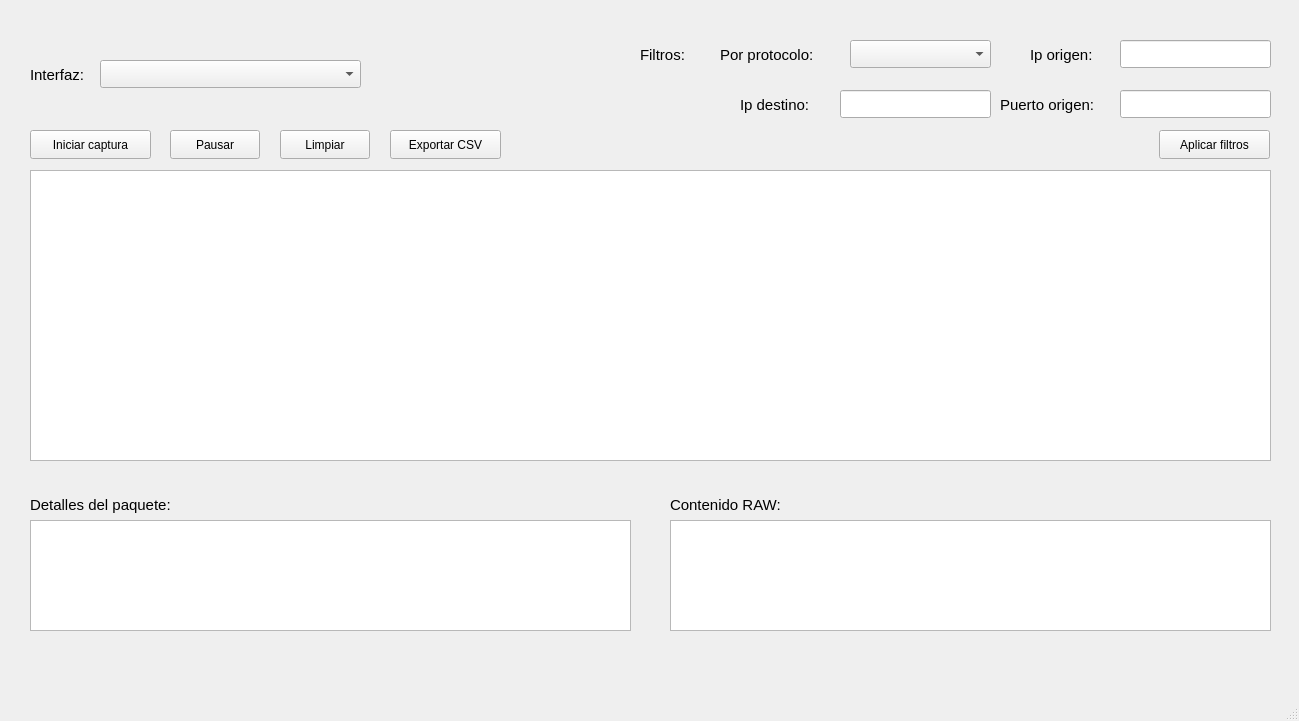
<?xml version="1.0" encoding="UTF-8"?>
<ui version="4.0">
 <class>MainWindow</class>
 <widget class="QMainWindow" name="MainWindow">
  <property name="geometry">
   <rect>
    <x>0</x>
    <y>0</y>
    <width>1299</width>
    <height>721</height>
   </rect>
  </property>
  <property name="windowTitle">
   <string>MainWindow</string>
  </property>
  <widget class="QWidget" name="centralwidget">
   <widget class="QComboBox" name="comboInterfaces">
    <property name="geometry">
     <rect>
      <x>100</x>
      <y>60</y>
      <width>261</width>
      <height>28</height>
     </rect>
    </property>
   </widget>
   <widget class="QPushButton" name="btnIniciar">
    <property name="geometry">
     <rect>
      <x>30</x>
      <y>130</y>
      <width>121</width>
      <height>29</height>
     </rect>
    </property>
    <property name="toolTip">
     <string>&lt;html&gt;&lt;head/&gt;&lt;body&gt;&lt;p&gt;Inicia la captura de los paquetes de la interfaz seleccionada.&lt;/p&gt;&lt;p&gt;&lt;br/&gt;&lt;/p&gt;&lt;/body&gt;&lt;/html&gt;</string>
    </property>
    <property name="text">
     <string>Iniciar captura</string>
    </property>
   </widget>
   <widget class="QPushButton" name="btnLimpiar">
    <property name="geometry">
     <rect>
      <x>280</x>
      <y>130</y>
      <width>90</width>
      <height>29</height>
     </rect>
    </property>
    <property name="toolTip">
     <string>&lt;html&gt;&lt;head/&gt;&lt;body&gt;&lt;p&gt;Limpia la tabla de los paquetes&lt;/p&gt;&lt;/body&gt;&lt;/html&gt;</string>
    </property>
    <property name="text">
     <string>Limpiar</string>
    </property>
   </widget>
   <widget class="QTableWidget" name="tablaPaquetes">
    <property name="geometry">
     <rect>
      <x>30</x>
      <y>170</y>
      <width>1241</width>
      <height>291</height>
     </rect>
    </property>
   </widget>
   <widget class="QTextEdit" name="txtDetalles">
    <property name="geometry">
     <rect>
      <x>30</x>
      <y>520</y>
      <width>601</width>
      <height>111</height>
     </rect>
    </property>
   </widget>
   <widget class="QLabel" name="label">
    <property name="geometry">
     <rect>
      <x>30</x>
      <y>60</y>
      <width>71</width>
      <height>31</height>
     </rect>
    </property>
    <property name="styleSheet">
     <string notr="true"/>
    </property>
    <property name="text">
     <string>&lt;html&gt;&lt;head/&gt;&lt;body&gt;&lt;p&gt;&lt;span style=&quot; font-size:11pt;&quot;&gt;Interfaz:&lt;/span&gt;&lt;/p&gt;&lt;/body&gt;&lt;/html&gt;</string>
    </property>
   </widget>
   <widget class="QLabel" name="label_2">
    <property name="geometry">
     <rect>
      <x>30</x>
      <y>490</y>
      <width>191</width>
      <height>31</height>
     </rect>
    </property>
    <property name="text">
     <string>&lt;html&gt;&lt;head/&gt;&lt;body&gt;&lt;p&gt;&lt;span style=&quot; font-size:11pt;&quot;&gt;Detalles del paquete: &lt;/span&gt;&lt;/p&gt;&lt;/body&gt;&lt;/html&gt;</string>
    </property>
   </widget>
   <widget class="QPushButton" name="btnExportar">
    <property name="geometry">
     <rect>
      <x>390</x>
      <y>130</y>
      <width>111</width>
      <height>29</height>
     </rect>
    </property>
    <property name="text">
     <string>Exportar CSV</string>
    </property>
   </widget>
   <widget class="QComboBox" name="comboFiltro">
    <property name="geometry">
     <rect>
      <x>850</x>
      <y>40</y>
      <width>141</width>
      <height>28</height>
     </rect>
    </property>
   </widget>
   <widget class="QLabel" name="label_3">
    <property name="geometry">
     <rect>
      <x>640</x>
      <y>40</y>
      <width>63</width>
      <height>31</height>
     </rect>
    </property>
    <property name="text">
     <string>&lt;html&gt;&lt;head/&gt;&lt;body&gt;&lt;p&gt;&lt;span style=&quot; font-size:11pt;&quot;&gt;Filtros:&lt;/span&gt;&lt;/p&gt;&lt;/body&gt;&lt;/html&gt;</string>
    </property>
   </widget>
   <widget class="QPushButton" name="btnPausar">
    <property name="geometry">
     <rect>
      <x>170</x>
      <y>130</y>
      <width>90</width>
      <height>29</height>
     </rect>
    </property>
    <property name="text">
     <string>Pausar</string>
    </property>
   </widget>
   <widget class="QTextEdit" name="txtRaw">
    <property name="geometry">
     <rect>
      <x>670</x>
      <y>520</y>
      <width>601</width>
      <height>111</height>
     </rect>
    </property>
   </widget>
   <widget class="QLabel" name="label_4">
    <property name="geometry">
     <rect>
      <x>670</x>
      <y>490</y>
      <width>141</width>
      <height>31</height>
     </rect>
    </property>
    <property name="text">
     <string>&lt;html&gt;&lt;head/&gt;&lt;body&gt;&lt;p&gt;&lt;span style=&quot; font-size:11pt;&quot;&gt;Contenido RAW:&lt;/span&gt;&lt;/p&gt;&lt;/body&gt;&lt;/html&gt;</string>
    </property>
   </widget>
   <widget class="QLineEdit" name="txtFiltroSrcIP">
    <property name="geometry">
     <rect>
      <x>1120</x>
      <y>40</y>
      <width>151</width>
      <height>28</height>
     </rect>
    </property>
   </widget>
   <widget class="QLabel" name="label_5">
    <property name="geometry">
     <rect>
      <x>720</x>
      <y>40</y>
      <width>121</width>
      <height>31</height>
     </rect>
    </property>
    <property name="text">
     <string>&lt;html&gt;&lt;head/&gt;&lt;body&gt;&lt;p&gt;&lt;span style=&quot; font-size:11pt;&quot;&gt;Por protocolo:&lt;/span&gt;&lt;/p&gt;&lt;/body&gt;&lt;/html&gt;</string>
    </property>
   </widget>
   <widget class="QLabel" name="label_6">
    <property name="geometry">
     <rect>
      <x>1030</x>
      <y>40</y>
      <width>81</width>
      <height>31</height>
     </rect>
    </property>
    <property name="text">
     <string>&lt;html&gt;&lt;head/&gt;&lt;body&gt;&lt;p&gt;&lt;span style=&quot; font-size:11pt;&quot;&gt;Ip origen: &lt;/span&gt;&lt;/p&gt;&lt;/body&gt;&lt;/html&gt;</string>
    </property>
   </widget>
   <widget class="QLabel" name="label_7">
    <property name="geometry">
     <rect>
      <x>740</x>
      <y>90</y>
      <width>91</width>
      <height>31</height>
     </rect>
    </property>
    <property name="text">
     <string>&lt;html&gt;&lt;head/&gt;&lt;body&gt;&lt;p&gt;&lt;span style=&quot; font-size:11pt;&quot;&gt;Ip destino: &lt;/span&gt;&lt;/p&gt;&lt;/body&gt;&lt;/html&gt;</string>
    </property>
   </widget>
   <widget class="QLabel" name="label_8">
    <property name="geometry">
     <rect>
      <x>1000</x>
      <y>90</y>
      <width>121</width>
      <height>31</height>
     </rect>
    </property>
    <property name="text">
     <string>&lt;html&gt;&lt;head/&gt;&lt;body&gt;&lt;p&gt;&lt;span style=&quot; font-size:11pt;&quot;&gt;Puerto origen:&lt;/span&gt;&lt;/p&gt;&lt;/body&gt;&lt;/html&gt;</string>
    </property>
   </widget>
   <widget class="QLineEdit" name="txtFiltroDstIP">
    <property name="geometry">
     <rect>
      <x>840</x>
      <y>90</y>
      <width>151</width>
      <height>28</height>
     </rect>
    </property>
   </widget>
   <widget class="QLineEdit" name="txtFiltroSrcPort">
    <property name="geometry">
     <rect>
      <x>1120</x>
      <y>90</y>
      <width>151</width>
      <height>28</height>
     </rect>
    </property>
   </widget>
   <widget class="QPushButton" name="btnAplicarFiltros">
    <property name="geometry">
     <rect>
      <x>1159</x>
      <y>130</y>
      <width>111</width>
      <height>29</height>
     </rect>
    </property>
    <property name="text">
     <string>Aplicar filtros</string>
    </property>
   </widget>
  </widget>
  <widget class="QStatusBar" name="statusbar"/>
 </widget>
 <resources/>
 <connections/>
</ui>
